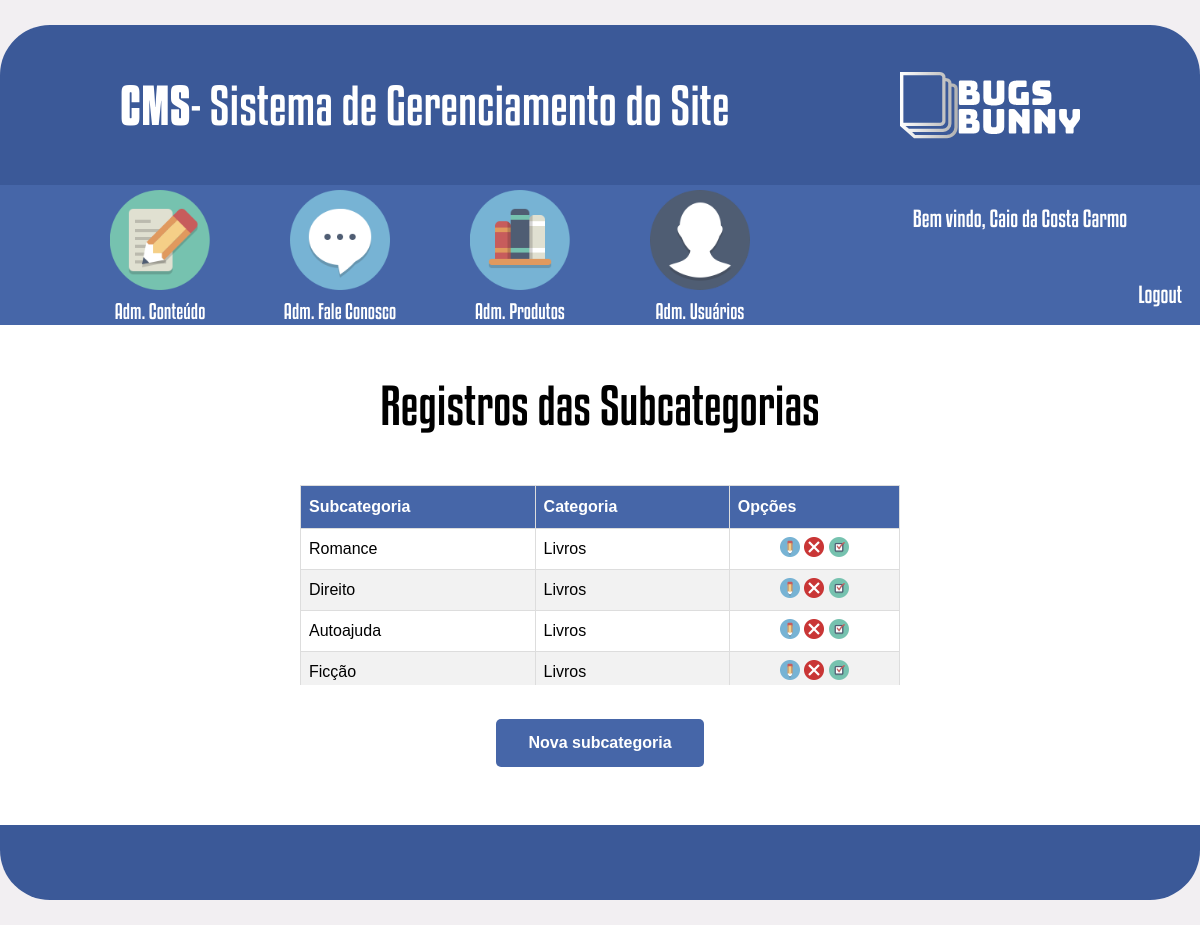
Page /cms/adm_subcategoria.php (signed in) on the committed database.
### tables this page shows
CREATE TABLE `tbl_usuario` (
  `idUsuario` int(11) NOT NULL AUTO_INCREMENT,
  `nome` varchar(100) NOT NULL,
  `login` varchar(45) NOT NULL,
  `senha` varchar(45) NOT NULL,
  `email` varchar(100) NOT NULL,
  `idNivel` int(11) NOT NULL,
  PRIMARY KEY (`idUsuario`),
  UNIQUE KEY `login_UNIQUE` (`login`),
  KEY `FK_tbl_usuario_tbl_nivel_usuario_idx` (`idNivel`),
  CONSTRAINT `FK_tbl_usuario_tbl_nivel_usuario` FOREIGN KEY (`idNivel`) REFERENCES `tbl_nivel_usuario` (`idnivel`)
);

CREATE TABLE `tbl_subcategoria` (
  `idSubcategoria` int(11) NOT NULL AUTO_INCREMENT,
  `subcategoria` varchar(50) NOT NULL,
  `idCategoria` int(11) NOT NULL,
  `status` int(11) NOT NULL,
  PRIMARY KEY (`idSubcategoria`),
  KEY `FK_tbl_subcategoria_tbl_categoria_idx` (`idCategoria`),
  CONSTRAINT `FK_tbl_subcategoria_tbl_categoria` FOREIGN KEY (`idCategoria`) REFERENCES `tbl_categoria` (`idcategoria`)
);

CREATE TABLE `tbl_categoria` (
  `idCategoria` int(11) NOT NULL AUTO_INCREMENT,
  `categoria` varchar(50) NOT NULL,
  `status` int(11) NOT NULL,
  PRIMARY KEY (`idCategoria`)
);

### verificar_autenticacao.php (called while the page is built, shortened)
<?php
    function verificarAutentica(){
    $conexao = conexaoBD();
    if(isset($_SESSION['idUser'])){
        $idUser = $_SESSION['idUser'];
        $sql = "SELECT * FROM tbl_usuario WHERE idUsuario =".$idUser;
        $select  = mysqli_query($conexao, $sql);
        $rsUser = mysqli_fetch_array($select);
    }else
        header('location:../index.php');
        return $rsUser;
    }
?>

### cms/adm_subcategoria.php (the view, shortened to what this page needs)
<?php
    require_once('../verificar_autenticacao.php');
    $rsUser = verificarAutentica();
    $bloqueioConteudo = null;
    $bloqueioFaleConosco = null;
    $bloqueioProduto = null;
    $bloqueioUsuario = null;
    if($rsUser['idNivel'] == 21){
        $bloqueioConteudo = "";
        $bloqueioFaleConosco = "";
        $bloqueioProduto = "style='filter: grayscale(100%); pointer-events: none;'";
        $bloqueioUsuario = "style='filter: grayscale(100%); pointer-events: none;'";
    }else if ($rsUser['idNivel'] == 22){
        $bloqueioConteudo = "style='filter: grayscale(100%); pointer-events: none;'";
        $bloqueioFaleConosco = "style='filter: grayscale(100%); pointer-events: none;'";
        $bloqueioProduto = "";
        $bloqueioUsuario = "style='filter: grayscale(100%); pointer-events: none;'";
    } else{
        $bloqueioConteudo = "";
        $bloqueioFaleConosco = "";
        $bloqueioProduto = "";
        $bloqueioUsuario = "";
    }
    $conexao = conexaoBD();
?>
<!DOCTYPE html>
<html>
<head>
    <link rel="stylesheet" type="text/css" href="css/style.css">
</head>
<body>
    <header>
        <div id="caixa_cabecalho">
            <div id="titulo_pagina">
                <span id="negrito">CMS</span> - Sistema de Gerenciamento do Site
            </div>
            <div id="logo_pagina"></div>
        </div>
        <div id="caixa_menu">
            <nav id="menu_principal">
                <div class="itens_menu">
                    <a href="adm_conteudo.php">
                        <img class="imagens_menu" src="imagens/adm_conteudo.png" <?=$bloqueioConteudo ?>>
                    </a>
                    <div class="titulo_menu">Adm. Conteúdo</div>
                </div>
                <div class="itens_menu">
                    <a href="adm_fale_conosco.php">
                        <img class="imagens_menu" src="imagens/adm_fale_conosco.png" <?=$bloqueioFaleConosco ?>>
                    </a>
                    <div class="titulo_menu">Adm. Fale Conosco</div>
                </div>
                <div class="itens_menu">
                    <a href="adm_produtos.php">
                        <img class="imagens_menu" src="imagens/adm_produtos.png" <?=$bloqueioProduto ?>>
                    </a>
                    <div class="titulo_menu">Adm. Produtos</div>
                </div>
                <div class="itens_menu">
                    <a href="adm_users.php">
                        <img class="imagens_menu" src="imagens/adm_usuarios.png" <?=$bloqueioUsuario ?>>
                    </a>
                    <div class="titulo_menu">Adm. Usuários</div>
                </div>
            </nav>
            <div id="area_logout">
                <div id="boas_vindas">Bem vindo,
                    <?= $rsUser['nome'] ?>
                </div>
                <div id="logout"><a href="index.php?logout">Logout</a></div>
            </div>
        </div>
    </header>
    <div id="principal_adm_subcategoria">
        <div id="titulo_adm_subcategoria">
            Registros das Subcategorias
        </div>
        <div id="registros_adm_subcategoria">
            <table id="tabela">
                <thead>
                    <tr>
                        <th>Subcategoria</th>
                        <th>Categoria</th>
                        <th>Opções</th>
                    </tr>
                </thead>
                <tbody>
                    <?php
                        $sql = "SELECT subcategoria.*, categoria.idCategoria, categoria.categoria
                                FROM tbl_subcategoria as subcategoria, tbl_categoria as categoria
                                WHERE subcategoria.idCategoria = categoria.idCategoria
                                ORDER BY categoria.idCategoria";
                        $select  = mysqli_query($conexao, $sql);
                        while($rsSubcategorias = mysqli_fetch_array($select)){
                    ?>
                    <tr>
                        <td>
                            <?= $rsSubcategorias['subcategoria'] ?>
                        </td>
                        <td>
                            <?= $rsSubcategorias['categoria'] ?>
                        </td>
                        <td id="td_imagens">
                            <a href="formulario_subcategoria.php?id=<?= $rsSubcategorias['idSubcategoria'] ?>">
                                <img src="imagens/editar.png" title="Editar">
                            </a>
                            <a href="adm_subcategoria.php?modo=excluir&id=<?= $rsSubcategorias['idSubcategoria'] ?>">
                                <img src="imagens/deletar.png" title="Excluir">
                            </a>
                            <?php
                                $status = $rsSubcategorias['status'];
                                if($status == 0){
                            ?>
                            <a href="adm_subcategoria.php?status=<?= $rsSubcategorias['status'] ?>&id=<?= $rsSubcategorias['idSubcategoria'] ?>">
                                <img src="imagens/ativado.png" title="Desativar">
                            </a>
                            <?php } else { ?>
                            <a href="adm_subcategoria.php?status=<?= $rsSubcategorias['status'] ?>&id=<?= $rsSubcategorias['idSubcategoria'] ?>">
                                <img src="imagens/desativado.png" title="Ativar">
                            </a>
                            <?php } ?>
                        </td>
                    </tr>
                    <?php } ?>
            </table>
        </div>
        <div id="area_botao">
            <form>
                <a href="formulario_subcategoria.php">
                    <input type="button" value="Nova subcategoria" class="button">
                </a>
            </form>
        </div>
    </div>
    <footer></footer>
</body>
</html>

### cms/css/style.css (style rules this page uses)
body { margin: 0px; padding: 0px; background-color: #f2eff2; }
#tabela { font-family: "Trebuchet MS", Arial, Helvetica, sans-serif; border-collapse: collapse; width: 100%; }
#tabela td, #tabela thead th { border: 1px solid #ddd; padding: 8px; }
#tabela tbody tr:nth-child(even) { background-color: #f2f2f2; }
#tabela thead tr th { padding-top: 12px; padding-bottom: 12px; text-align: left; background-color: #4666a8; color: white; }
#td_imagens { text-align: center; }
#area_botao { width: 500px; margin-left: auto; margin-right: auto; height: auto; text-align: center; }
.button { background-color: #4666a8; border: none; color: white; padding: 15px 32px; text-align: center; text-decoration: none; display: inline-block; font-size: 16px; margin: 4px 2px; cursor: pointer; font-weight: bold; transition-duration: 0.4s; border-radius: 5px; }
a { color: inherit; text-decoration: none; }
header { width: 1200px; height: 300px; margin-top: 25px; background-color: #3b5998; margin-left: auto; margin-right: auto; border-top-left-radius: 50px; border-top-right-radius: 50px; }
#caixa_cabecalho { width: 100%; height: 160px; }
#caixa_menu { width: 100%; height: 140px; background-color: #4666a8; }
#titulo_pagina { width: 55%; height: 160px; float: left; font-family: font-kenyan; font-size: 50px; display: flex; align-items: center; padding-left: 10%; color: #fff; }
#negrito { font-family: font-kenyan-negrito; }
#logo_pagina { width: 35%; height: 160px; background-image: url(../imagens/logo.png); background-repeat: no-repeat; background-position: center; float: left; }
#menu_principal { width: 65%; height: 140px; margin-left: 5%; text-align: center; float: left; }
.itens_menu { width: 160px; height: 135px; margin-top: 5px; margin-left: 20px; float: left; }
.imagens_menu { width: 100px; height: 100px; }
.titulo_menu { width: 160px; height: 35px; margin-top: 5px; font-family: font-kenyan; font-size: 20px; color: #fff; }
#area_logout { width: 30%; height: 140px; float: left; color: #fff; }
#boas_vindas { width: 100%; margin-top: 20px; font-family: font-kenyan; font-size: 22px; text-align: center; }
#logout { width: 95%; margin-top: 50px; font-family: font-kenyan; font-size: 22px; text-align: right; padding-right: 5%; }
#principal_adm_subcategoria { width: 1200px; height: 450px; margin-left: auto; margin-right: auto; background-color: #fff; padding-top: 50px; }
#titulo_adm_subcategoria { width: 1200px; font-family: font-kenyan; font-size: 50px; text-align: center; }
#registros_adm_subcategoria { width: 600px; margin-top: 50px; margin-left: auto; margin-right: auto; max-height: 200px; overflow: auto; margin-bottom: 30px; }
footer { width: 1200px; height: 75px; margin-left: auto; margin-right: auto; border-bottom-left-radius: 50px; border-bottom-right-radius: 50px; background-color: #3b5998; margin-bottom: 25px; }

### rows in the picture
tbl_usuario: nome "Caio da Costa Carmo"
tbl_subcategoria: subcategoria "Romance", idCategoria.categoria "Livros", status 0 (drawn)
tbl_subcategoria: subcategoria "Direito", idCategoria.categoria "Livros", status 0 (drawn)
tbl_subcategoria: subcategoria "Autoajuda", idCategoria.categoria "Livros", status 0 (drawn)
tbl_subcategoria: subcategoria "Ficção", idCategoria.categoria "Livros", status 0 (drawn)
